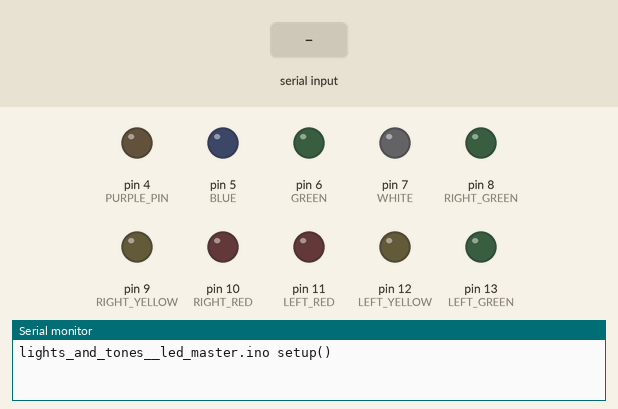
Simulated run of this sketch. Board: Arduino Uno, built with avr-gcc and run on an emulated ATmega328P. On the bench: output pins drawn as LEDs (lit = HIGH), the last lines printed to the serial monitor. Dashed ring = blinking. Inputs (shaded band) come from the test bench.

Above: at 1.2 s.
1.3 s: "1\n" received over Serial
At 1.63 s:
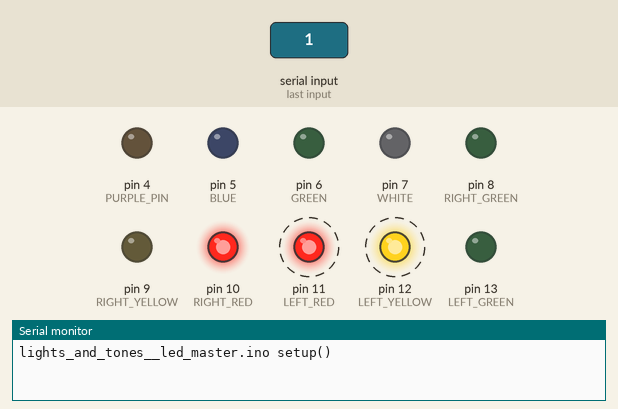
4.3 s: "2\n" received over Serial
At 5.5 s:
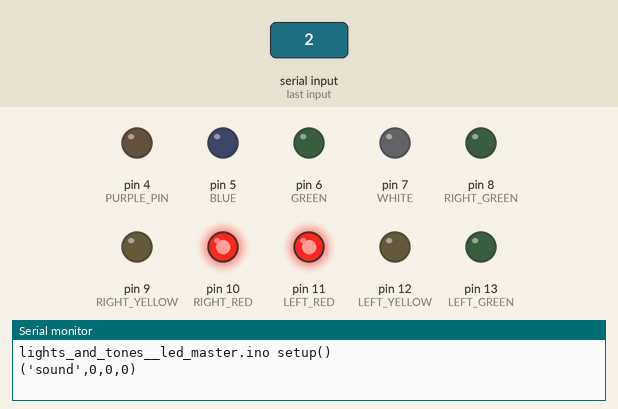
5.8 s: "3\n" received over Serial
At 6.22 s:
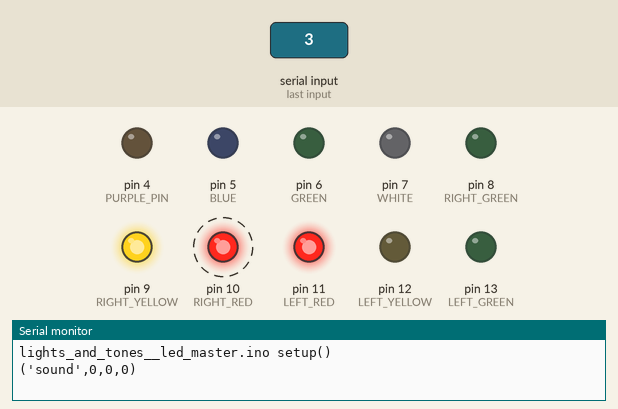
8.8 s: "4\n" received over Serial
At 9.24 s:
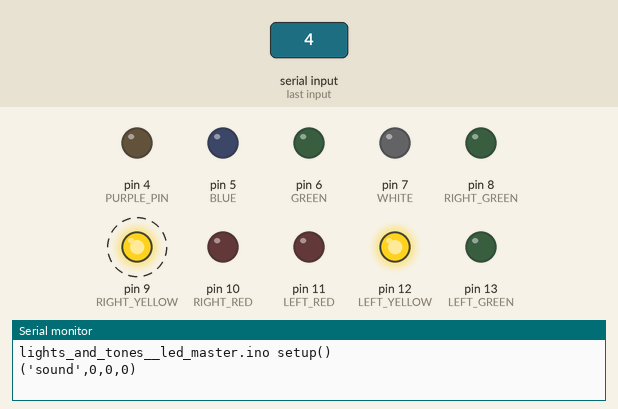
11.8 s: "5\n" received over Serial
At 12.25 s:
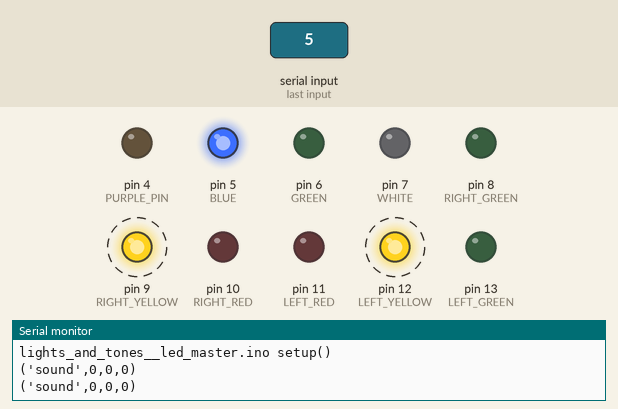
14.8 s: "1\n" received over Serial
At 15.27 s:
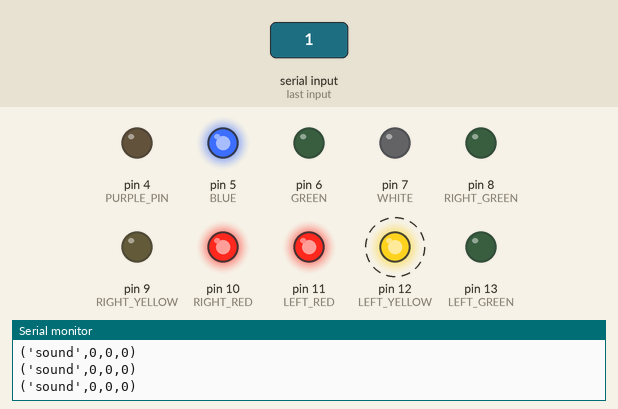
Timing chart, 0 to 18.8 s (numbered marks = the images above; inputs shaded):
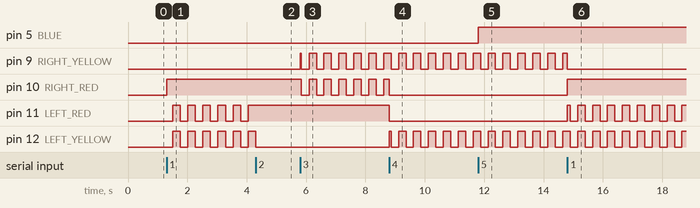

Measured:
- after the input at 1.3 s, pin 10 (RIGHT_RED): LOW → HIGH at once; pin 11 (LEFT_RED), pin 12 (LEFT_YELLOW): alternates HIGH for 0.26 s and LOW for 0.26 s, starting after 0.21 s
- after the input at 4.3 s, pin 11 (LEFT_RED): stops changing and stays HIGH; pin 12 (LEFT_YELLOW): goes on until 4.3 s, then stays LOW
- after the input at 5.8 s, pin 9 (RIGHT_YELLOW): LOW → HIGH at once, then repeats every 0.51 s: LOW 0.25 s, HIGH 0.25 s; pin 10 (RIGHT_RED): alternates HIGH for 0.25 s and LOW for 0.25 s, starting after 0.05 s
- after the input at 8.8 s, pin 11 (LEFT_RED): HIGH → LOW at once; pin 12 (LEFT_YELLOW): LOW → HIGH at once, then repeats every 0.50 s: LOW 0.25 s, HIGH 0.25 s
- after the input at 11.8 s, pin 5 (BLUE): LOW → HIGH at once
- after the input at 14.8 s, pin 10 (RIGHT_RED): LOW → HIGH at once; pin 11 (LEFT_RED): LOW → HIGH at once, then repeats every 0.51 s: LOW 0.25 s, HIGH 0.25 s

The sketch:

lights_led.ino
```cpp
/////////////////////// LIGHTS ///////////////////////////////
//

int RIGHT_YELLOW = 9;
int LEFT_YELLOW = 12;
int BLUE = 5;
int WHITE = 7;
int PURPLE = 118;
int GREEN = 6;
int LEFT_RED = 11;
int RIGHT_RED = 10;
int LEFT_GREEN = 13;
int RIGHT_GREEN = 8;
int LIGHTS_OUT = 22;
int LIGHTS_ENABLED = 21;
int HUMAN_DRIVER = 100;
int NOT_HUMAN_DRIVER = 101;
int WHITE_OUT = 117;
int GREEN_OUT = 116;
int BLUE_OUT = 115;
int PURPLE_OUT = 119;
int LEFT_GREEN_OFF = 121;
int RIGHT_GREEN_OFF = 123;
int PURPLE_PIN = 4;
//
//////////////////////////////////////////////////////

int button;
int lights_out = 0;
int human_driver = 1;


void begin_serial()
{
  Serial.begin(115200);
  Serial.setTimeout(5);
  for (int i = 0; i < 10; i++)
   {
     while (Serial.available() > 0)
     {
       char k = Serial.read();
       delay(1);
     }
     delay(1);
   }
}

void setup()
{
    for (int i=4; i<14;++i){
      pinMode(i, OUTPUT);digitalWrite(i, LOW);
    }
    begin_serial();
    Serial.println("lights_and_tones__led_master.ino setup()");
}

int toggle(int t) {
  if (t==0) t=1;
  else t = 0;
  return t;
}

int ___tic___ = 1;

long unsigned int ___prev_time___ = millis();

int tic_toc(int delay_time)
{
  if (delay_time < 0) return 1;
  long unsigned int now = millis();
  if (now - ___prev_time___ > delay_time){
    ___prev_time___ = now;
    ___tic___ = toggle(___tic___);
  }
  return ___tic___;
}


long unsigned int __start_time__;
int __duration__;
int start_stopwatch(int t)
{
  __start_time__ = millis();
  __duration__ = t;
}
int check_stopwatch()
{
  if (millis() - __start_time__ > __duration__) return 1;
  return 0;
}

long unsigned int now_sound = millis();

int red_delay = -1;

void loop() {

  int A;

  if (millis()-now_sound > 5000) {
    now_sound = millis();
    Serial.println("('sound',0,0,0)");
  }

  A = Serial.parseInt();

  int level = tic_toc(250);


  int red_level = 1;
  /*
  if (A >=-100&&A<-90) red_delay = 10*(-A-90);
  int red_level = tic_toc(red_delay);
  Serial.println(red_delay);
  Serial.println(red_level);
  */
  if (A == LIGHTS_OUT) {
    lights_out = 1;
  }
  else if (A == LIGHTS_ENABLED) {
    lights_out = 0;
  }

  if (lights_out == 1) {
    for (int i = 0; i< 14;++i){
        pinMode(i,OUTPUT);digitalWrite(i,LOW);
    }
    delay(100);
    return;
  }

  if (A == HUMAN_DRIVER) {
    human_driver = 1;
  }
  else if (A == NOT_HUMAN_DRIVER) {
    human_driver = 0;
  }
  else if (A == BLUE) {
    digitalWrite(BLUE, HIGH);
  }
  else if (A == BLUE_OUT) {
    digitalWrite(BLUE, LOW);
  }
  else if (A == PURPLE) {
    digitalWrite(PURPLE_PIN, HIGH);
  }
  else if (A == PURPLE_OUT) {
    digitalWrite(PURPLE_PIN, LOW);
  }
  else if (A == WHITE) {
    digitalWrite(WHITE, HIGH);
  }
  else if (A == WHITE_OUT) {
    digitalWrite(WHITE, LOW);
  }
  else if (A == GREEN) {
    digitalWrite(GREEN, HIGH);
  }
  else if (A == GREEN_OUT) {
    digitalWrite(GREEN, LOW);
  }
  else if (A == LEFT_GREEN) {
    digitalWrite(LEFT_GREEN, HIGH);
  }
  else if (A == LEFT_GREEN_OFF) {
    digitalWrite(LEFT_GREEN, LOW);
  }
  else if (A == RIGHT_GREEN) {
    digitalWrite(RIGHT_GREEN, HIGH);
  }
  else if (A == RIGHT_GREEN_OFF) {
    digitalWrite(RIGHT_GREEN, LOW);
  }
  else if (A < 5 && A > 0) {
    button = A;
  }

  if (button == 2) {
      digitalWrite(LEFT_RED, red_level);
      digitalWrite(RIGHT_RED, HIGH);
      digitalWrite(LEFT_YELLOW, LOW);
      digitalWrite(RIGHT_YELLOW, LOW);
  }


  if (button == 1) {
    digitalWrite(LEFT_YELLOW, level);
    digitalWrite(RIGHT_RED, HIGH);
    digitalWrite(RIGHT_YELLOW, LOW);
    digitalWrite(LEFT_RED, level);
  }
  if (button == 3) {
    digitalWrite(RIGHT_YELLOW, level);
    digitalWrite(LEFT_RED, HIGH);
    digitalWrite(LEFT_YELLOW, LOW);
    digitalWrite(RIGHT_RED, level);
  }

  if (button == 4) {
    digitalWrite(LEFT_YELLOW, level);
    digitalWrite(RIGHT_YELLOW, level);
    digitalWrite(LEFT_RED, LOW);
    digitalWrite(RIGHT_RED, LOW);
  }


}

//EOF
```
